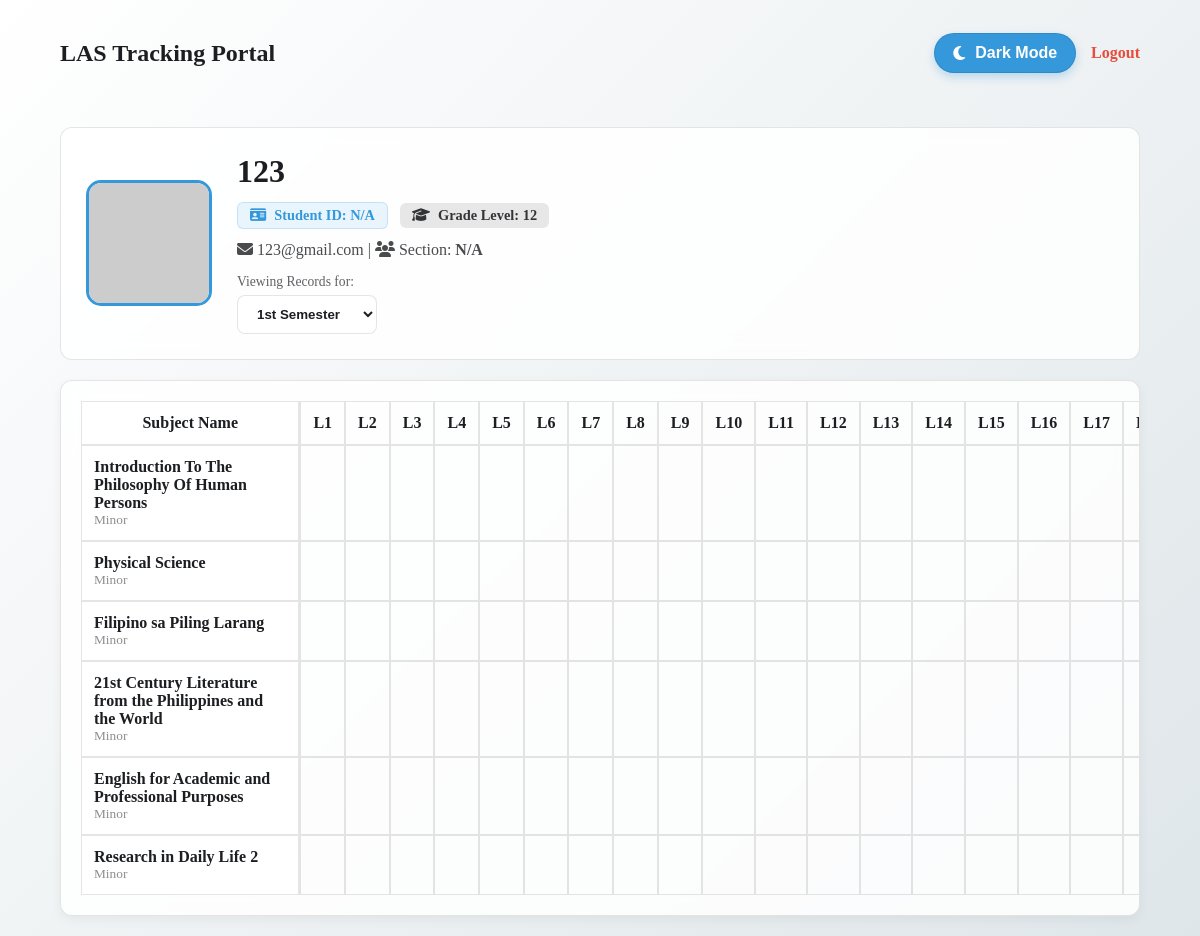
/index.php (signed in), run on the app's committed database.
### tables this page shows
CREATE TABLE `users` (
  `id` int(11) NOT NULL,
  `student_id_number` varchar(50) DEFAULT NULL,
  `username` varchar(50) NOT NULL,
  `email` varchar(100) NOT NULL,
  `password_hash` varchar(255) NOT NULL,
  `role` enum('teacher','user') NOT NULL DEFAULT 'user',
  `section_id` int(11) DEFAULT NULL,
  `profile_pix` varchar(255) DEFAULT 'default.png'
);

CREATE TABLE `subjects` (
  `id` int(11) NOT NULL,
  `subject_name` varchar(100) NOT NULL,
  `type` enum('minor','major') NOT NULL DEFAULT 'minor',
  `semester` int(11) NOT NULL DEFAULT 1,
  `strand_id` int(11) DEFAULT NULL,
  `grade_level` int(11) DEFAULT 11
);

### index.php (the view, shortened to what this page needs)
<?php
require 'db.php';
$isLoggedIn = isset($_SESSION['user_id']);
$role = $_SESSION['role'] ?? 'guest';
$user = null;
$records = [];
$selected_semester = $_GET['semester'] ?? '1';
if ($isLoggedIn && $role === 'user') {
    $user_id = $_SESSION['user_id'];
    $stmt = $pdo->prepare("
        SELECT u.*, s.section_name, s.strand_id, s.grade_level
        FROM users u
        LEFT JOIN sections s ON u.section_id = s.id
        WHERE u.id = ?
    ");
    $stmt->execute([$user_id]);
    $user = $stmt->fetch();
    if ($user) {
        $profile_pic = !empty($user['profile_pix']) && file_exists('uploads/'.$user['profile_pix'])
                        ? 'uploads/'.$user['profile_pix']
                        : 'https://ui-avatars.com/api/?background=random&name='.urlencode($user['username']);
        $user_grade = $user['grade_level'] ?? 12;
        $stmt = $pdo->prepare("
            SELECT s.subject_name, s.type, l.* FROM subjects s
            LEFT JOIN las_scores l ON s.id = l.subject_id AND l.student_id = ?
            WHERE s.semester = ?
            AND s.grade_level = ?
            AND (s.type = 'minor' OR s.strand_id = ?)
        ");
        $stmt->execute([$user_id, $selected_semester, $user_grade, $user['strand_id'] ?? 0]);
        $records = $stmt->fetchAll();
    }
}
?>
<!DOCTYPE html>
<html lang="en">
<head>
    <link rel="stylesheet" href="theme.css">
    <link rel="stylesheet" href="https://cdnjs.cloudflare.com/ajax/libs/font-awesome/6.4.0/css/all.min.css">
</head>
<body class="gradient-active">
    <header style="display:flex; justify-content: space-between; align-items:center; padding: 20px 5%;">
        <h2>LAS Tracking Portal</h2>
        <div style="display: flex; align-items: center;">
            <button id="themeSwitcher" class="theme-toggle-btn">
                <i class="fas fa-moon"></i>
                <span id="themeLabel">Dark Mode</span>
            </button>
            <?php if ($isLoggedIn): ?>
                <a href="logout.php" class="logout-link">Logout</a>
            <?php endif; ?>
        </div>
    </header>
    <main style="padding: 0 5%;">
    <?php if ($isLoggedIn && $user): ?>
        <div class="student-card section">
            <img src="<?= $profile_pic ?>" alt="Profile" class="profile-img">
            <div style="flex-grow: 1;">
                <h1 style="margin:0; color: var(--text-color);"><?= htmlspecialchars($user['username']) ?></h1>
                <div style="margin: 12px 0; display: flex; flex-wrap: wrap; gap: 12px; align-items: center;">
                    <span class="info-badge badge-blue">
                        <i class="fas fa-id-card"></i> Student ID: <?= htmlspecialchars($user['student_id_number'] ?? 'N/A') ?>
                    </span>
                    <span class="info-badge badge-gray">
                        <i class="fas fa-graduation-cap"></i> Grade Level: <?= htmlspecialchars($user['grade_level'] ?? '12') ?>
                    </span>
                </div>
                <p style="margin: 5px 0; opacity: 0.8; color: var(--text-color);">
                    <i class="fas fa-envelope"></i> <?= htmlspecialchars($user['email']) ?> |
                    <i class="fas fa-users"></i> Section: <strong><?= htmlspecialchars($user['section_name'] ?? 'N/A') ?></strong>
                </p>
                <form method="GET" style="margin-top: 15px;">
                    <label style="font-size: 0.85rem; opacity: 0.7; display: block; margin-bottom: 5px;">Viewing Records for:</label>
                    <select name="semester" onchange="this.form.submit()" style="width:auto; padding: 10px 15px; border-radius: 8px; background: var(--container-bg); color: var(--text-color); border: 1px solid var(--border-color); cursor: pointer; font-weight: bold;">
                        <option value="1" <?= $selected_semester == '1' ? 'selected' : '' ?>>1st Semester</option>
                    </select>
                </form>
            </div>
        </div>
        <div class="table-container fade-in">
            <table>
                <thead>
                    <tr>
                        <th class="sticky-col">Subject Name</th>
                        <?php for($i=1; $i<=20; $i++) echo "<th>L$i</th>"; ?>
                    </tr>
                </thead>
                <tbody>
                    <?php if (empty($records)): ?>
                        <tr><td colspan="21" style="padding: 50px; opacity: 0.5; text-align: center;">No subjects found for Semester <?= htmlspecialchars($selected_semester) ?>.</td></tr>
                    <?php else: ?>
                        <?php foreach ($records as $row): ?>
                            <tr>
                                <td class="sticky-col" style="text-align: left; background: var(--table-sticky-bg);">
                                    <?= htmlspecialchars($row['subject_name']) ?>
                                    <small style="display:block; opacity: 0.5; font-weight:normal;"><?= ucfirst($row['type']) ?></small>
                                </td>
                                <?php for($i=1; $i<=20; $i++):
                                    $val = $row['las_'.$i] ?? ''; ?>
                                    <td class="status-pass"><?= ($val === '/') ? '✓' : '' ?></td>
                                <?php endfor; ?>
                            </tr>
                        <?php endforeach; ?>
                    <?php endif; ?>
                </tbody>
            </table>
        </div>
    <?php endif; ?>
    </main>
</body>
</html>

### theme.css (style rules this page uses)
:root { --bg-color: #f0f2f5; --text-color: #1c1e21; --container-bg: rgba(255, 255, 255, 0.85); --border-color: rgba(0, 0, 0, 0.1); --header-bg: #ffffff; --grad-1: #ffffff; --grad-2: #dfe6e9; }
body { background-color: var(--bg-color); color: var(--text-color); transition: background 0.3s ease; margin: 0; min-height: 100vh; }
body.gradient-active { background: linear-gradient(135deg, var(--grad-1), var(--grad-2)) !important; background-attachment: fixed; }
.table-container, section, .settings-content, .save-bar, .profile-card { background: var(--container-bg) !important; backdrop-filter: blur(10px); -webkit-backdrop-filter: blur(10px); border: 1px solid var(--border-color) !important; color: var(--text-color) !important; border-radius: 12px; box-shadow: 0 4px 12px rgba(0,0,0,0.05); }
.card, section, .table-container, .profile-card, .login-container { background: var(--container-bg) !important; backdrop-filter: blur(10px); border: 1px solid var(--border-color) !important; color: var(--text-color) !important; padding: 20px; margin-bottom: 20px; border-radius: 12px; }
input, select, textarea { background: var(--container-bg); color: var(--text-color); border: 1px solid var(--border-color); padding: 8px; border-radius: 5px; }
button, .btn { background-color: #3498db !important; color: #ffffff !important; padding: 12px 28px; border: none; border-radius: 8px; font-weight: bold; cursor: pointer; transition: all 0.2s ease; text-decoration: none; display: inline-block; font-size: 1rem; box-shadow: 0 4px 10px rgba(52, 152, 219, 0.3); }
.section, .card, .table-container { background: var(--container-bg) !important; backdrop-filter: blur(10px); border: 1px solid var(--border-color) !important; color: var(--text-color) !important; border-radius: 12px; }

### index.php (style rules this page uses)
:root { --table-sticky-bg: #ffffff; }
.theme-toggle-btn { background: var(--container-bg); border: 1px solid var(--border-color); color: var(--text-color); padding: 10px 18px; border-radius: 25px; cursor: pointer; display: flex; align-items: center; gap: 10px; transition: 0.3s; }
.student-card { display: flex; align-items: center; gap: 25px; margin: 20px 0; padding: 25px; }
.profile-img { width: 120px; height: 120px; object-fit: cover; border-radius: 15px; border: 3px solid #3498db; }
.info-badge { padding: 4px 12px; border-radius: 6px; font-weight: bold; font-size: 0.9rem; display: inline-flex; align-items: center; gap: 8px; }
.badge-blue { color: #3498db; background: rgba(52, 152, 219, 0.1); border: 1px solid rgba(52, 152, 219, 0.2); }
.badge-gray { color: var(--text-color); background: var(--border-color); opacity: 0.9; }
.table-container { margin-top: 20px; overflow-x: auto; border-radius: 12px; border: 1px solid var(--border-color); background: var(--table-sticky-bg); }
table { border-collapse: separate; border-spacing: 0; width: 100%; min-width: 1200px; }
th, td { border: 1px solid var(--border-color); padding: 12px; text-align: center; color: var(--text-color); }
.sticky-col { position: sticky; left: 0; background-color: var(--table-sticky-bg) !important; z-index: 10; font-weight: bold; border-right: 2px solid var(--border-color); }
.status-pass { color: #27ae60 !important; font-weight: bold; font-size: 1.2rem; }
.logout-link { color: #e74c3c; text-decoration: none; font-weight: bold; margin-left: 15px; }
.fade-in { animation: fadeIn 0.3s ease forwards; }

### data on the page
users: username "123", student_id_number "N/A", email "123@gmail.com"
subjects: subject_name "Introduction To The Philosophy Of Human Persons", type "Minor"
subjects: subject_name "Physical Science", type "Minor"
subjects: subject_name "Filipino sa Piling Larang", type "Minor"
subjects: subject_name "21st Century Literature from the Philippines and the World", type "Minor"
subjects: subject_name "English for Academic and Professional Purposes", type "Minor"
subjects: subject_name "Research in Daily Life 2", type "Minor"

### other printed values
$user['grade_level'] "12"
$user['section_name'] "N/A"
